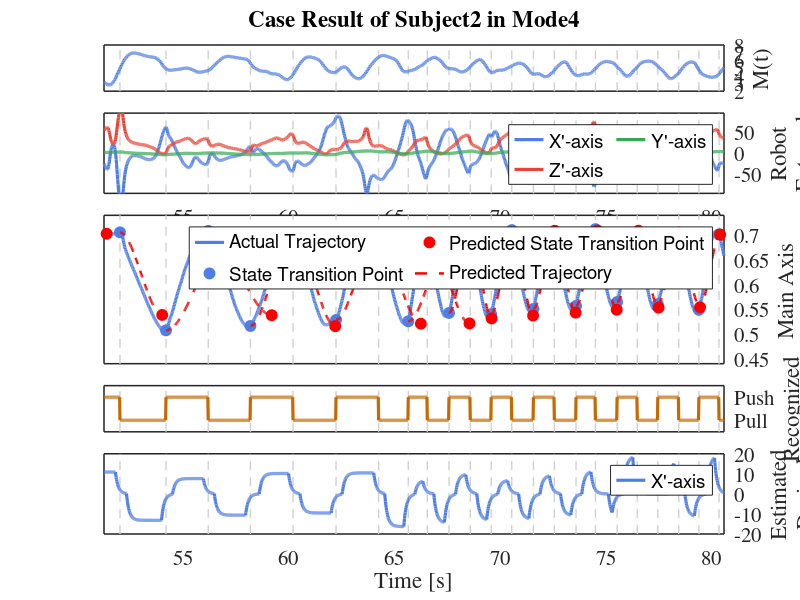

Write MATLAB code to recreate this figure.
%% Sawing Task: Experiment Result  Subject #1 in Mode4
% This file is used to plot the case result (Subject #1 in Mode4) , i.e. Figure3 in the manuscript.
clear, clc, close all
allresults=[];

%% Subject1 Mode4 Data
M4=load('RawExperimentalData/subject1_M4.mat');
start_M4=4082; end_M4=6939; 
M_DATA = M4;

%% Figure 3   
figure(226)
expname = ['M4'];
LineColor = '#507FE3';
YLineColor = '#34A853';
ZLineColor = '#EA4335';
RangeMarkerColor = '#DC123A';
PredictPointColor = '#CA6800';
ActualPointColor = '#68DA00';
NewPredictPointColor = '#FB0000';
LightGrey = '#D0D0D0';
ZForceColor = '#FF9887';
label_font_size = 15;
set(gcf,'unit','normalized','position',[0.2,0.2,0.9,0.7])
x_start= 2850; % 2850
x_end = 4480; % 4480
x_range = [x_start:x_end];
all_dt = M_DATA.dt;
ave_dt = sum(all_dt)/size(all_dt,2);

target_points = M_DATA.GPR_predicted_transition_point;
GPR_predicted_points = zeros(1,size(target_points,2));

% GPR predicted points
trajectory = M_DATA.eef_position(1,:);
this_pull = 0; this_push = 0; last_pull = 0; last_push = 0;
push_time = []; pull_time = []; total_phase = 0;
for i = 1:size(M_DATA.GPR_predicted_transition_point,2)
    if target_points(i) == 0 % GPR
        continue
    end
    if trajectory(i) <= 0.6 % if pull
        total_phase = total_phase+1;
        this_pull = i;
        if size(pull_time,2) >= 1
%                 GPR_predicted_points(this_pull + round(sum(pull_time(end-2:end))/3)) = target_points(this_pull);
            GPR_predicted_points(last_push + round(M_DATA.esitimated_time(total_phase+2)/ave_dt)) = target_points(last_pull);
        end
        pull_time = [pull_time , this_pull-last_pull];
        last_pull = this_pull;
    end
    if trajectory(i) > 0.6 % if push
        total_phase = total_phase+1;
        this_push = i;
        if size(push_time,2) >= 1
%                 GPR_predicted_points(this_push + round(sum(push_time(end-2:end)/3))) = target_points(this_push);
                GPR_predicted_points(last_pull + round(M_DATA.esitimated_time(total_phase+2)/ave_dt)) = target_points(last_push);
        end
        push_time = [push_time , this_push-last_push];
        last_push = this_push;
    end     
end

% Actual State Transition Points
original_data = target_points;
state_transition_point_x = find(original_data ~= 0);

% Predicted Trajectory 1
p0 = 0.5074; % 3013
pf = 0.7020; % 3180
v0 = 0; 
vf = 0; 
T = 10; 
% equation
A = [1, 0, 0, 0; 
     1, T, T^2, T^3;
     0, 1, 0, 0; 
     0, 1, 2*T, 3*T^2];
B = [p0; pf; v0; vf];
% coefficient
coeff = A\B;
% time vector and trajectory
t = linspace(0, T, 3180-3013+1); % 100 timesteps
predicted_trajectory = coeff(1) + coeff(2)*t + coeff(3)*t.^2 + coeff(4)*t.^3;


subplot(15,1,[1 2]) %M(t)
emg_sum = sum(M_DATA.EMG_signal(2:end-1,:).*M_DATA.EMG_signal(2:end-1,:));
for idx = state_transition_point_x
    if idx>x_start && idx < x_end
        plot([idx idx], [-100,100], 'Color', LightGrey, 'LineStyle', '--','LineWidth',1); % 使用红色虚线
        hold on
    end
end
plot(x_range, emg_sum(x_range),'Color',LineColor,'LineWidth',2.3);
xlim([x_start,x_end]);
ylabel({'M(t)'})
ylim([2,8]);
title('Case Result of Subject2 in Mode4');
set(gca, 'YAxisLocation', 'right'); % Move Y-axis label to the righ
set(gca, 'linewidth', 1.1, 'fontsize', label_font_size, 'fontname', 'times',...
                'TickLength',[0 0], 'XTick', [] ) %

subplot(15,1,[3 5]) % actual force
for idx = state_transition_point_x
    if idx>x_start && idx < x_end
        plot([idx idx]*ave_dt, [-100,100], 'Color', LightGrey, 'LineStyle', '--','LineWidth',1); % 使用红色虚线
        hold on
    end
end
afx = plot(x_range*ave_dt, M_DATA.eef_force(1,x_range),'Color',LineColor,'LineWidth',2.3);
afz = plot(x_range*ave_dt, M_DATA.eef_force(3,x_range),'Color',ZLineColor,'LineWidth',2.3);
afy = plot(x_range*ave_dt, M_DATA.eef_force(2,x_range),'Color',YLineColor,'LineWidth',2.3);
ylabel({'Robot'; 'External';'Force [N]'})
ylim([-95,95])
xlim([x_start,x_end]*ave_dt);
legend([afx,afy,afz],{"X'-axis","Y'-axis","Z'-axis"},'fontsize', 14, ... 
         'Orientation', 'horizontal', 'NumColumns', 2)
set(gca, 'YAxisLocation', 'right'); % Move Y-axis label to the righ
set(gca, 'linewidth', 1.1, 'fontsize', label_font_size, 'fontname', 'times',...
                'TickLength',[0 0] ) 

subplot(15,1,[6 10]) % X displacement
for idx = state_transition_point_x
    if idx>x_start && idx < x_end
        plot([idx idx], [-100,100], 'Color', LightGrey, 'LineStyle', '--','LineWidth',1); % 使用红色虚线
        hold on
    end
end
% actual trajectory
at = plot(x_range, M_DATA.eef_position(1,x_range),'Color',LineColor,'LineWidth',2.3);
ylabel({'Main Axis', 'Position [m]'})
% actual transition point
ap = plot( state_transition_point_x,M_DATA.eef_position(1,state_transition_point_x),'o','MarkerEdgeColor',LineColor, 'MarkerFaceColor',LineColor,'MarkerSize',8);
% predicted trajectory
%pdt = plot([3013:3180],predicted_trajectory,'--','Color',NewPredictPointColor,'LineWidth',1.8 );
GPR_ends = GPR_predicted_points;
pdt_plot = 0;
for idx = state_transition_point_x(3:end)
    predicted_trajectory = [];
    s_p = idx;
    e_p = s_p + 1;
    while 1
        try
            if GPR_ends(e_p) ~= 0
                if abs(GPR_ends(e_p)-M_DATA.eef_position(1,s_p))>0.1
                    break
                end
            end
        catch
            break
        end
        e_p = e_p + 1;
    end
    try
        p0 = M_DATA.eef_position(1,s_p); % s_p
        pf  =  GPR_ends(e_p); % e_p
        A = [1, 0, 0, 0; 
         1, T, T^2, T^3;
         0, 1, 0, 0; 
         0, 1, 2*T, 3*T^2];
        v0 = 0; vf = 0; T = 10; B = [p0; pf; v0; vf];
        coeff = A\B;
        t = linspace(0, T, e_p-s_p+1); % 
        predicted_trajectory = coeff(1) + coeff(2)*t + coeff(3)*t.^2 + coeff(4)*t.^3;
        if pdt_plot == 0
            pdt=plot([s_p:e_p],predicted_trajectory,'--','Color',NewPredictPointColor,'LineWidth',1.8 );
            gpr = plot(e_p,pf,'o','MarkerEdgeColor',NewPredictPointColor, 'MarkerFaceColor',NewPredictPointColor,'MarkerSize',8);
            pdt_plot = 1;
        else
             plot(e_p,pf,'o','MarkerEdgeColor',NewPredictPointColor, 'MarkerFaceColor',NewPredictPointColor,'MarkerSize',8);
            plot([s_p:e_p],predicted_trajectory,'--','Color',NewPredictPointColor,'LineWidth',1.8 );
        end
        GPR_ends(e_p) = 0;
    catch
        continue
    end
end
% predicted transition point
% gpr = plot(GPR_predicted_points,'o','MarkerEdgeColor',NewPredictPointColor, 'MarkerFaceColor',NewPredictPointColor,'MarkerSize',8);
ylim([0.44,0.74])
xlim([x_start,x_end]);
legend([at,  gpr, ap, pdt], {'Actual Trajectory',  .... 
            'Predicted State Transition Point', 'State Transition Point',... 
            'Predicted Trajectory'}, 'fontsize', 14, 'Orientation', 'horizontal', 'NumColumns', 2);
% legend([at,ap,gpr],{'Actual Trajectory','State Transition Point','Predicted State Transition Point', ...
%    },'fontsize', 14);
set(gca, 'YAxisLocation', 'right'); % Move Y-axis label to the righ
set(gca, 'linewidth', 1.1, 'fontsize', label_font_size, 'fontname', 'times',...
                'TickLength',[0 0] , 'XTick', []) 
          

subplot (15,1,[11 12]) % SVM State
for idx = state_transition_point_x
    if idx>x_start && idx < x_end
        plot([idx idx], [-100,100], 'Color', LightGrey, 'LineStyle', '--','LineWidth',1); % 使用红色虚线
        hold on
    end
end
% plot(x_range, states(x_range),'Color',PredictPointColor,'LineWidth',2.3);
plot(x_range, M_DATA.SVM_recognized_state(x_range),'Color',PredictPointColor,'LineWidth',2.3);
yticks([2 3]);
yticklabels({'Pull','Push'})
ylabel({'Recognized' ;'Motion State'});
ylim([1.5,3.5]);
xlim([x_start,x_end]);
set(gca, 'YAxisLocation', 'right');
set(gca, 'linewidth', 1.1, 'fontsize', label_font_size, 'fontname', 'times',...
                'TickLength',[0 0], 'XTick', [] ) % 
%text(-800, 2.5, '(b)','fontsize', 14, 'fontname', 'times')      
            

subplot(15,1,[13 15]) % Lasso estimated force
desired_f = M_DATA.LASSO_estimated_force/5;
for idx = state_transition_point_x
    if idx>x_start && idx < x_end
        plot([idx idx]*ave_dt, [-100,100], 'Color', LightGrey, 'LineStyle', '--','LineWidth',1); % 使用红色虚线
        hold on
    end
end
efx =  plot(x_range*ave_dt, desired_f(x_range),'Color',LineColor,'LineWidth',2.3);
ylabel({'Estimated'; 'Desired';'Force [N]'})
xlabel({'Time [s]'})
ylim([-20,20])
xlim([x_start,x_end]*ave_dt);
% legend([efx],{'X-axis'},'fontsize', 14)
legend([efx],{"X'-axis"},'fontsize', 14)
set(gca, 'YAxisLocation', 'right'); % Move Y-axis label to the righ
set(gca, 'linewidth', 1.1, 'fontsize', label_font_size, 'fontname', 'times',...
                'TickLength',[0 0] ) % 
  

           